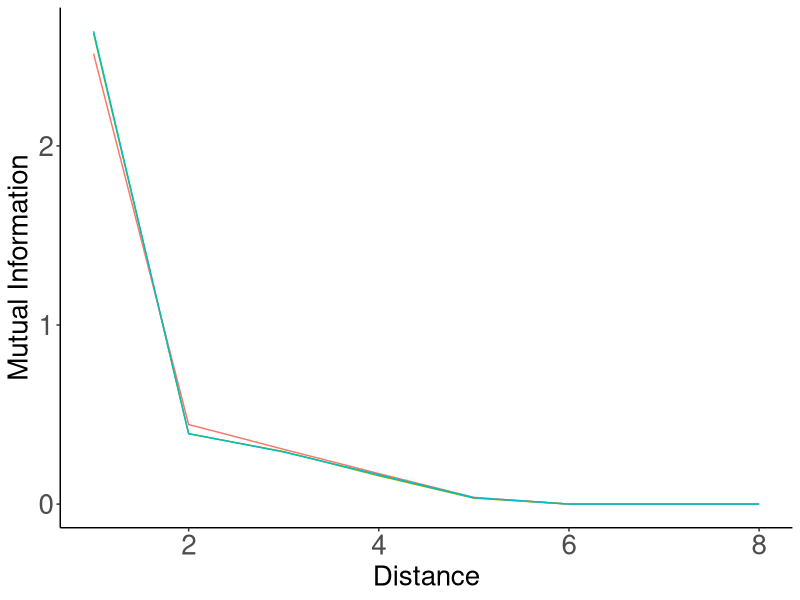
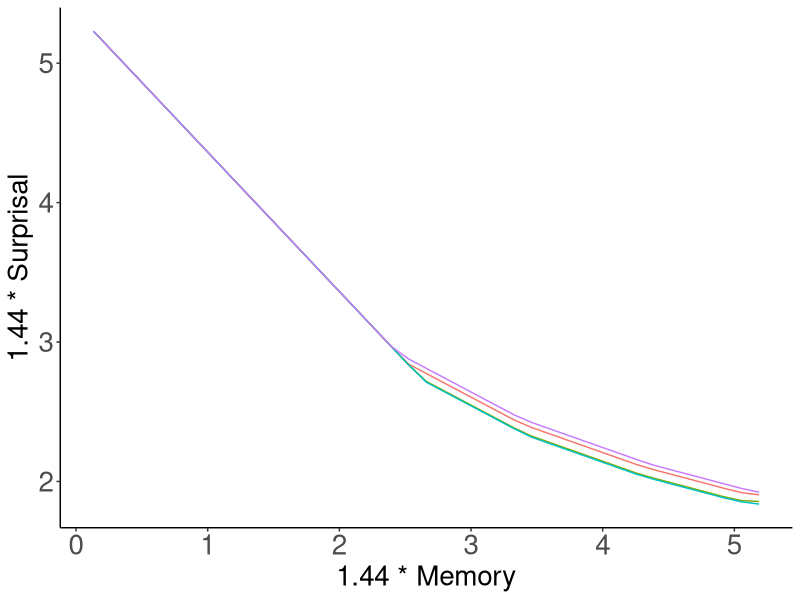
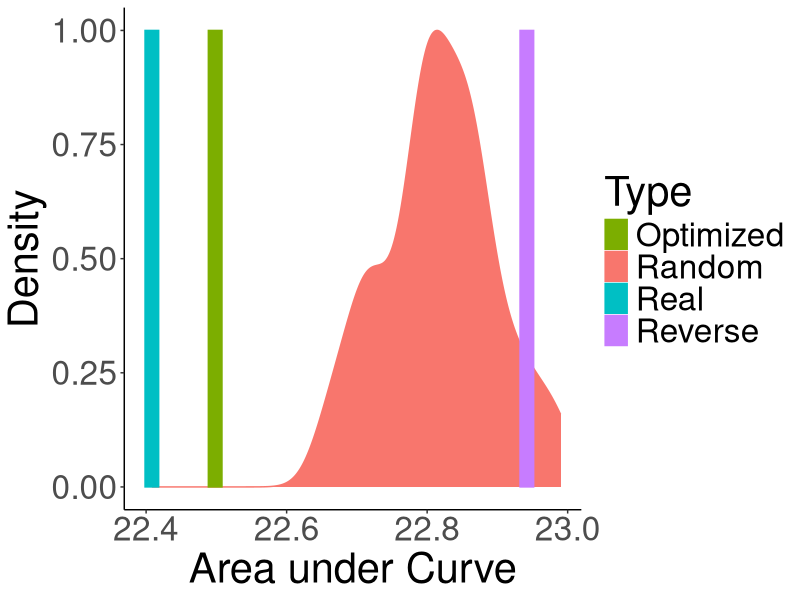

These figures' R source, in order:
library(tidyr)
library(dplyr)
library(ggplot2)


RED = "#F8766D"
GREEN = "#7CAE00"
BLUE = "#00BFC4"
PURPLE = "#C77CFF"
SCALE = c( GREEN, RED, BLUE, PURPLE)
######################################

data = read.csv("results.tsv", sep="\t")
data = data %>% filter(Script == "forWords_Sesotho_RandomOrder_FormsWordsGraphemes_HeldoutClip.py")

unigramCE = mean(data$UnigramCE)

data$Type = ifelse(data$Model %in% c("REAL", "RANDOM", "REVERSE"), as.character(data$Model), "Optimized")
data$Type = ifelse(data$Type %in% c("REAL"), "Real", as.character(data$Type))
data$Type = ifelse(data$Type %in% c("RANDOM"), "Random", as.character(data$Type))
data$Type = ifelse(data$Type %in% c("REVERSE"), "Reverse", as.character(data$Type))

data_ = data %>% group_by(Distance, Type) %>% summarise(MI=median(MI))
data_ = data_ %>% filter(Distance <= 7)
plot = ggplot(data_, aes(x=1+Distance, y=1.44*MI, color=Type)) + geom_line() #size=2)
plot = plot + theme_bw()
plot = plot + xlab("Distance") + ylab("Mutual Information")
plot = plot + theme(axis.title.x=element_text(size=20), axis.title.y=element_text(size=20), axis.text = element_text(size=20))
plot = plot + theme(panel.grid.major = element_blank(), panel.grid.minor = element_blank(), panel.background = element_blank(), legend.position="none")
plot = plot + theme(axis.line = element_line(colour = "black"),
            panel.grid.major = element_blank(),
                panel.grid.minor = element_blank(),
                panel.border = element_blank(),
                    panel.background = element_blank()) + scale_colour_manual(values=SCALE) + scale_fill_manual(values=SCALE)
ggsave(plot, file=paste("../figures/Sesotho-suffixes-byPhonemes-it-heldout.pdf", sep=""), height=4, width=4)




data = read.csv("results_interpolated.tsv", sep="\t")


data = data %>% filter(Script == "forWords_Sesotho_RandomOrder_FormsWordsGraphemes_HeldoutClip.py")

data = data %>% group_by(Type, Memory) %>% summarise(Surprisal=unigramCE-median(MI))

plot = ggplot(data, aes(x=1.44*Memory, y=1.44*Surprisal, color=Type)) + geom_line() #size=2)
plot = plot + theme_bw()
plot = plot + theme(axis.title.x=element_text(size=20), axis.title.y=element_text(size=20), axis.text = element_text(size=20))
plot = plot + theme(panel.grid.major = element_blank(), panel.grid.minor = element_blank(), panel.background = element_blank(), legend.position="none")
plot = plot + theme(axis.line = element_line(colour = "black"),
            panel.grid.major = element_blank(),
                panel.grid.minor = element_blank(),
                panel.border = element_blank(),
                    panel.background = element_blank()) + scale_colour_manual(values=SCALE) + scale_fill_manual(values=SCALE)
ggsave(plot, file=paste("../figures/Sesotho-suffixes-byPhonemes-memsurp-heldout.pdf", sep=""), height=4, width=4)


######################################

data = read.csv("results_auc.tsv", sep="\t")
data = data %>% filter(Script == "forWords_Sesotho_RandomOrder_FormsWordsGraphemes_HeldoutClip.py")


data$Type = ifelse(data$Model %in% c("REAL", "RANDOM", "REVERSE"), as.character(data$Model), "Optimized")
data$Type = ifelse(data$Type %in% c("REAL"), "Real", as.character(data$Type))
data$Type = ifelse(data$Type %in% c("RANDOM"), "Random", as.character(data$Type))
data$Type = ifelse(data$Type %in% c("REVERSE"), "Reverse", as.character(data$Type))

data_ = data %>% filter(Type %in% c("Real", "Random", "Optimized", "Reverse"))



barWidth = (max(data$AUC) - min(data$AUC))/30

plot = ggplot(data_, aes(x=AUC, fill=Type, color=Type))
plot = plot + theme_classic()
plot = plot + xlab("Area under Curve") + ylab("Density")
plot = plot + theme(text=element_text(size=30))
plot = plot + geom_density(data= data_%>%filter(Type == "Random"), aes(y=..scaled..)) 
plot = plot + geom_bar(data = data_ %>% filter(!(Type %in% c("Random"))) %>% group_by(Type) %>% summarise(AUC=mean(AUC)) %>% mutate(y=1),  aes(y=y, group=Type), width=barWidth, stat="identity", position = position_dodge()) + scale_colour_manual(values=SCALE) + scale_fill_manual(values=SCALE)
ggsave(plot, file=paste("../figures/Sesotho-suffixes-byPhonemes-auc-hist-heldout.pdf", sep=""), height=4, width=8)
